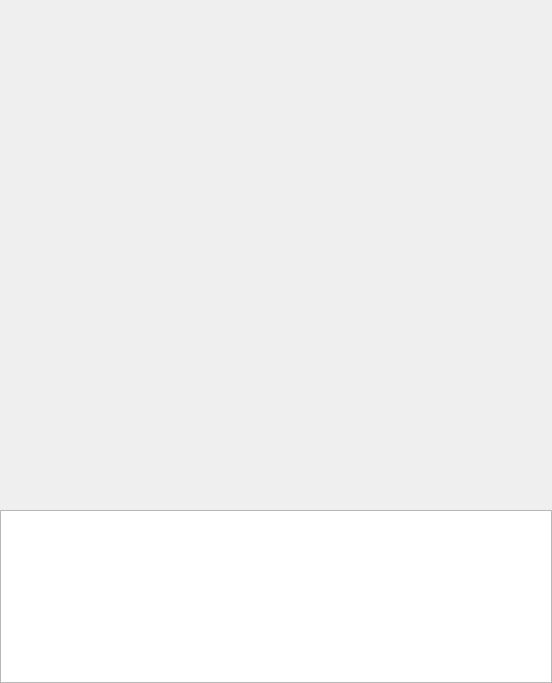
<?xml version="1.0" encoding="UTF-8"?>
<ui version="4.0">
 <class>MainWindow</class>
 <widget class="QMainWindow" name="MainWindow">
  <property name="geometry">
   <rect>
    <x>0</x>
    <y>0</y>
    <width>552</width>
    <height>683</height>
   </rect>
  </property>
  <property name="minimumSize">
   <size>
    <width>552</width>
    <height>683</height>
   </size>
  </property>
  <property name="maximumSize">
   <size>
    <width>552</width>
    <height>683</height>
   </size>
  </property>
  <property name="windowTitle">
   <string>MainWindow</string>
  </property>
  <widget class="QWidget" name="centralwidget">
   <layout class="QGridLayout" name="gridLayout">
    <property name="leftMargin">
     <number>0</number>
    </property>
    <property name="topMargin">
     <number>0</number>
    </property>
    <property name="rightMargin">
     <number>0</number>
    </property>
    <property name="bottomMargin">
     <number>0</number>
    </property>
    <property name="spacing">
     <number>0</number>
    </property>
    <item row="0" column="0">
     <widget class="QWidget" name="widget" native="true">
      <layout class="QGridLayout" name="gridLayout_2">
       <property name="leftMargin">
        <number>0</number>
       </property>
       <property name="topMargin">
        <number>0</number>
       </property>
       <property name="rightMargin">
        <number>0</number>
       </property>
       <property name="bottomMargin">
        <number>0</number>
       </property>
       <property name="spacing">
        <number>0</number>
       </property>
       <item row="0" column="0">
        <widget class="QLabel" name="NBA_Team_Stats_Title">
         <property name="minimumSize">
          <size>
           <width>0</width>
           <height>110</height>
          </size>
         </property>
         <property name="maximumSize">
          <size>
           <width>16777215</width>
           <height>110</height>
          </size>
         </property>
         <property name="text">
          <string/>
         </property>
         <property name="pixmap">
          <pixmap>../images/NBA Team Logo Title.png</pixmap>
         </property>
         <property name="scaledContents">
          <bool>true</bool>
         </property>
        </widget>
       </item>
       <item row="1" column="0">
        <widget class="QLabel" name="NBA_Logo">
         <property name="minimumSize">
          <size>
           <width>0</width>
           <height>400</height>
          </size>
         </property>
         <property name="text">
          <string/>
         </property>
        </widget>
       </item>
       <item row="2" column="0">
        <widget class="QTextEdit" name="textEdit">
         <property name="textInteractionFlags">
          <set>Qt::TextSelectableByKeyboard|Qt::TextSelectableByMouse</set>
         </property>
        </widget>
       </item>
      </layout>
     </widget>
    </item>
   </layout>
  </widget>
 </widget>
 <resources/>
 <connections/>
</ui>
